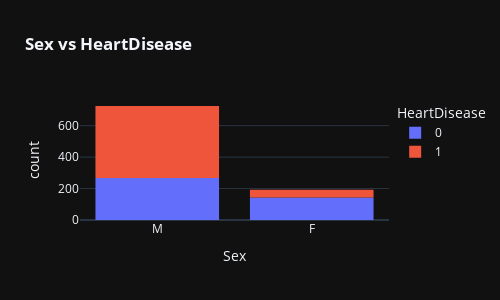

Notebook cell for this chart:
### Code cell
fig = px.histogram(df,"Sex",
                 color="HeartDisease", title="<b>Sex vs HeartDisease</b>",
                 template='plotly_dark',
                 width=500,height=300)

fig.show()

### Figure 1 — Plotly figure (JSON) as saved in the notebook; plotly's stock layout.template omitted (floating-point values rounded to 4 significant figures; data arrays with more than 128 entries replaced by an {"elided": "..."} marker saying what was removed)
{"data": [{"alignmentgroup": "True", "bingroup": "x", "hovertemplate": "HeartDisease=0<br>Sex=%{x}<br>count=%{y}<extra></extra>", "legendgroup": "0", "marker": {"color": "#636efa", "pattern": {"shape": ""}}, "name": "0", "offsetgroup": "0", "orientation": "v", "showlegend": true, "type": "histogram", "x": {"elided": "410 str values"}, "xaxis": "x", "yaxis": "y"}, {"alignmentgroup": "True", "bingroup": "x", "hovertemplate": "HeartDisease=1<br>Sex=%{x}<br>count=%{y}<extra></extra>", "legendgroup": "1", "marker": {"color": "#EF553B", "pattern": {"shape": ""}}, "name": "1", "offsetgroup": "1", "orientation": "v", "showlegend": true, "type": "histogram", "x": {"elided": "508 str values"}, "xaxis": "x", "yaxis": "y"}], "layout": {"barmode": "relative", "height": 300, "legend": {"title": {"text": "HeartDisease"}, "tracegroupgap": 0}, "title": {"text": "<b>Sex vs HeartDisease</b>"}, "width": 500, "xaxis": {"anchor": "y", "domain": [0, 1], "title": {"text": "Sex"}}, "yaxis": {"anchor": "x", "domain": [0, 1], "title": {"text": "count"}}}}
